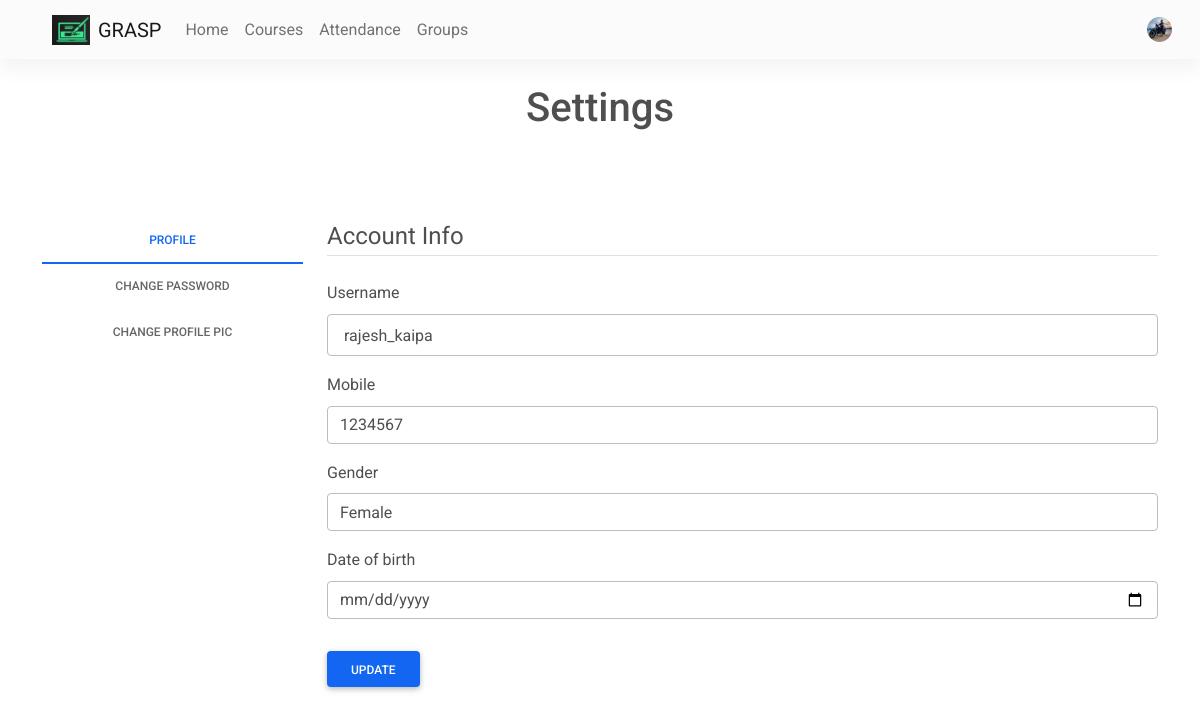
Before: /settings (signed in) with the older database file.
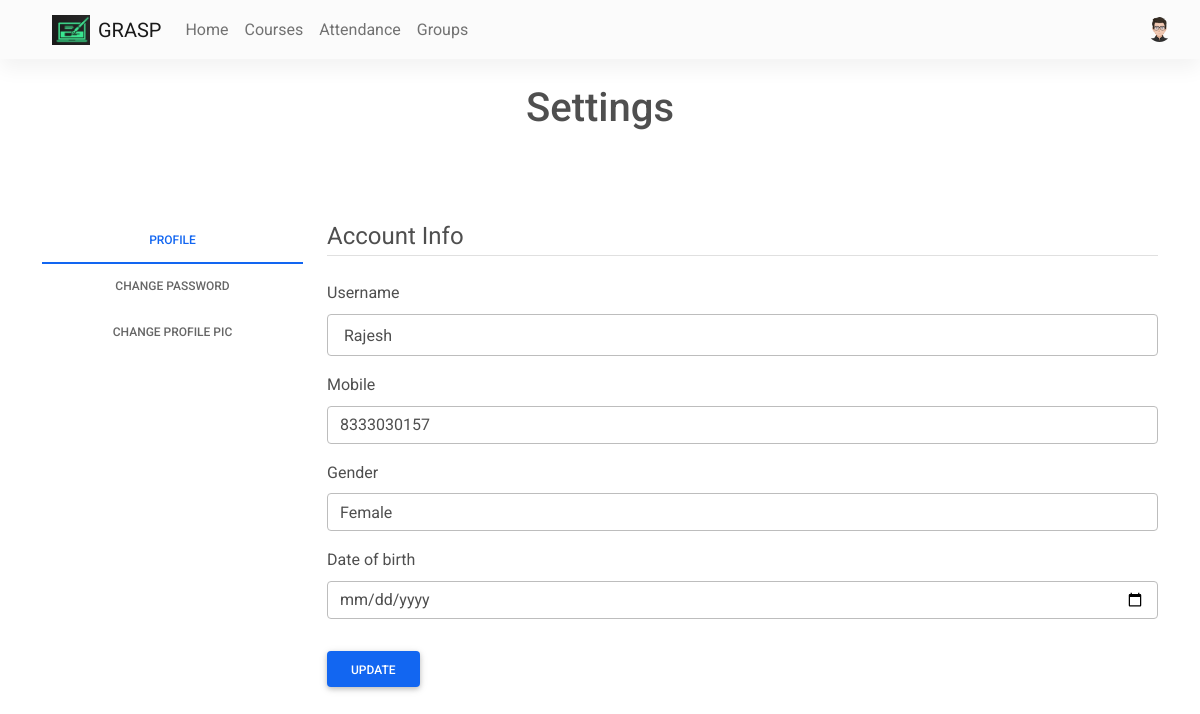
After: the same page with the newer database file.
### website/models.py (models this page shows)
class User(db.Model, UserMixin):
    id = db.Column(db.Integer, primary_key=True)
    email = db.Column(db.String(150), unique=True, nullable=False)
    password = db.Column(db.String(150), nullable=False)
    first_name = db.Column(db.String(150), nullable=False)
    user_type = db.Column(db.String(1), nullable=False)
    notes = db.relationship('Note', backref='author', lazy=True)
    array_ids = db.relationship('Array_ids')
    student = db.relationship('Student', backref='user')
    teacher = db.relationship('Teacher', backref='user')
    mobile = db.Column(db.Integer, nullable=False)
    profile_pic = db.Column(
        db.String(150), nullable=False, default="default.jpg")
    dob = db.Column(db.DateTime(timezone=True), nullable=False)
    gender = db.Column(db.String(1), nullable=False)

### website/users/routes.py (the view)
@users.route('/settings', methods=['GET', 'POST'])
@login_required
def settings():
    form = UpdateAccountForm()
    form2 = Change_password()
    form3 = Profile_pic_Form()
    if form.validate_on_submit():
        dob = datetime.strptime(request.form.get('dob'), '%Y-%m-%d')
        gender = request.form.get('gender')
        current_user.first_name = form.username.data
        current_user.gender = gender
        current_user.mobile = int(form.mobile.data)
        current_user.dob = dob
        db.session.commit()
    elif request.method == 'GET':
        form.username.data = current_user.first_name
        form.mobile.data = int(current_user.mobile)
    image_file = url_for(
        'static', filename='img/' + current_user.profile_pic)
    return render_template("settings.html", user=current_user, form=form, image_file=image_file, form2=form2, form3=form3)

### website/users/forms.py
class UpdateAccountForm(FlaskForm):
    username = StringField('Username',
                           validators=[DataRequired(), Length(min=2, max=30)])
    mobile = IntegerField('Mobile', validators=[DataRequired()])
    submit = SubmitField('Update')

class Change_password(FlaskForm):
    current_password = PasswordField('current password', validators=[
        DataRequired(), Length(min=4, max=30)])
    new_password = PasswordField('new_Password', validators=[
                                 DataRequired(), Length(min=4, max=30)])
    confirm_password = PasswordField('Confirm Password',
                                     validators=[DataRequired(), EqualTo('new_password'), Length(min=4, max=30)])
    submit = SubmitField('Update')

### website/templates/settings.html (shortened to what this page needs)
{% extends "base.html" %}
{% block content %}
<h1 align="Center">Settings</h1>
<div class="row">
    <div class="col-3">
        <div class="nav flex-column nav-tabs text-center" id="v-tabs-tab" role="tablist" aria-orientation="vertical">
            <a class="nav-link active" id="v-tabs-home-tab" data-mdb-toggle="tab" href="#v-tabs-home" role="tab"
                aria-controls="v-tabs-home" aria-selected="true">Profile</a>
            <a class="nav-link" id="v-tabs-profile-tab" data-mdb-toggle="tab" href="#v-tabs-profile" role="tab"
                aria-controls="v-tabs-profile" aria-selected="false">Change Password</a>
            <a class="nav-link" id="v-tabs-messages-tab" data-mdb-toggle="tab" href="#v-tabs-messages" role="tab"
                aria-controls="v-tabs-messages" aria-selected="false">Change Profile pic</a>
        </div>
    </div>
    <div class="col-9">
        <div class="tab-content" id="v-tabs-tabContent">
            <div class="tab-pane fade show active" id="v-tabs-home" role="tabpanel" aria-labelledby="v-tabs-home-tab">
                <form method="POST" action="{{url_for('users.settings')}}">
                    <fieldset class="form-group">
                        <legend class="border-bottom mb-4">Account Info</legend>
                        <div class="form-group">
                            {{ form.username.label(class="form-control-label") }}
                            {% if form.username.errors %}
                            {{ form.username(class="form-control form-control-lg is-invalid",value="{{user.user_name}}")
                            }}
                            <div class="invalid-feedback">
                                {% for error in form.username.errors %}
                                <span>{{ error }}</span>
                                {% endfor %}
                            </div>
                            {% else %}
                            {{ form.username(class="form-control form-control-lg") }}
                            {% endif %}
                        </div>
                        <div class="form-group">
                            {{ form.mobile.label(class="form-control-label") }}
                            {% if form.mobile.errors %}
                            {{ form.mobile(class="form-control form-control is-invalid") }}
                            <div class="invalid-feedback">
                                {% for error in form.mobile.errors %}
                                <span>{{ error }}</span>
                                {% endfor %}
                            </div>
                            {% else %}
                            {{ form.mobile(class="form-control form-control", placeholder="Enter Mobile Number") }}
                            {% endif %}
                        </div>
                        <div class="form-group">
                            <label for="gender">Gender</label>
                            <select class="form-control" name="gender" id="gender">
                                <option value="f">Female</option>
                            </select>
                        </div>
                        <div class="form-group">
                            <label for="dob">Date of birth</label>
                            <input type="date" class="form-control" placeholder="Date of Birth" name="dob" id="dob"
                                value={{date}} required>
                        </div>
                    </fieldset>
                    <div class="form-group">
                        {{ form.submit(class="btn btn-primary") }}
                    </div>
                </form>
            </div>
        </div>
    </div>
</div>
{% endblock %}

### website/templates/base.html (shortened to what this page needs)
<!DOCTYPE html>
<html lang="en">
<head>
    <link rel="stylesheet" href="https://use.fontawesome.com/releases/v5.15.2/css/all.css" />
    <link rel="stylesheet" href="https://stackpath.bootstrapcdn.com/bootstrap/4.4.1/css/bootstrap.min.css"
 />
    <link rel="stylesheet" type="text/css" href="{{ url_for('static', filename='css/mdb.min.css') }}">
    <link rel="stylesheet" type="text/css" href="{{ url_for('static', filename='css/mdb.rtl.min.css') }}">
</head>
<body>
    <nav class="navbar navbar-expand-lg navbar-light bg-light">
        <div class="container-fluid">
            <a class="navbar-brand" href="/">
                <img src="{{url_for('static',filename='logo4.jpeg')}}" class="me-2" height="30" alt="" loading="lazy" />
                GRASP
            </a>
            <div class="collapse navbar-collapse" id="navbarNavAltMarkup">
                {% if user.is_authenticated %}
                {% if user.user_type=='s' %}
                <div class="navbar-nav mr-auto">
                    <a class="nav-link" aria-current="page" href="/">Home</a>
                    <a class="nav-item nav-link" id="courses" href="/courses">Courses</a>
                    <a class="nav-item nav-link" id="attendance" href="/attendance">Attendance</a>
                    <a class="nav-item nav-link" id="groups" href="/groups">Groups</a>
                </div>
                {% endif %}
                <div class="d-flex align-items-center">
                    <a class="dropdown-toggle d-flex align-items-center hidden-arrow" href="#"
                        id="navbarDropdownMenuLink" role="button" data-mdb-toggle="dropdown" aria-expanded="false">
                        <img src="{{url_for('static', filename='img/' + user.profile_pic)}}" class="rounded-circle"
                            height="25" alt="" loading="lazy" />
                    </a>
                </div>
                {% else %}
                <div class="navbar-nav me-auto mb-2 mb-lg-0">
                </div>
                <div class="d-flex align-items-center">
                    <a class="btn btn-link" id="login" href="/login">Login</a>
                </div>
                {% endif %}
            </div>
        </div>
    </nav>
    <div class="container">
        {% block content %}{% endblock %}
    </div>
</body>
</html>

Changed rows visible on the page:
changed User: profile_pic: a different picture; mobile "1234567" → "8333030157"
Other visible differences:
form field username: "rajesh_kaipa" → "Rajesh"
